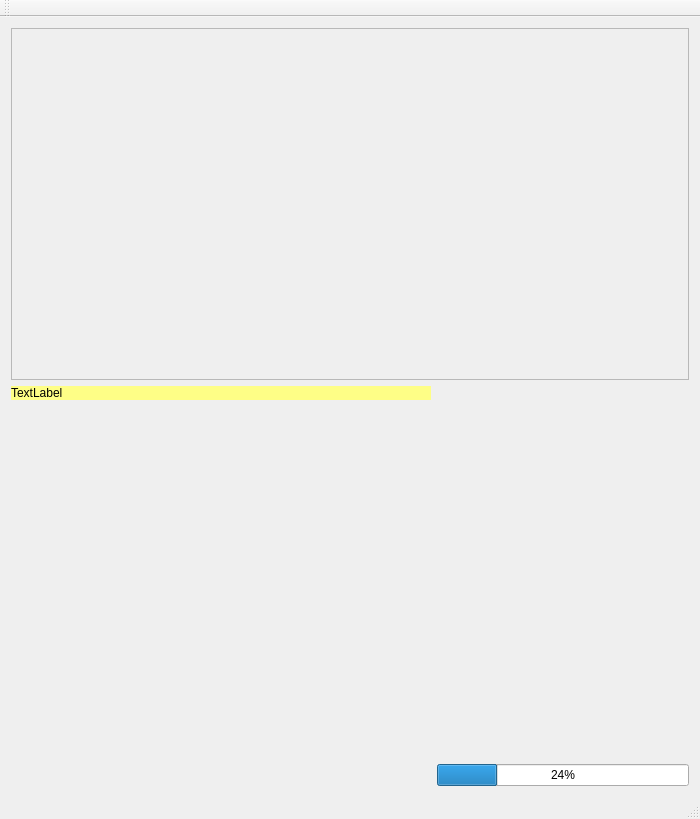
<?xml version="1.0" encoding="UTF-8"?>
<ui version="4.0">
 <class>MainWindow</class>
 <widget class="QMainWindow" name="MainWindow">
  <property name="geometry">
   <rect>
    <x>0</x>
    <y>0</y>
    <width>700</width>
    <height>819</height>
   </rect>
  </property>
  <property name="windowTitle">
   <string/>
  </property>
  <property name="windowIcon">
   <iconset resource="resource.qrc">
    <normaloff>:/favicons/favicon_64x64.ico</normaloff>:/favicons/favicon_64x64.ico</iconset>
  </property>
  <property name="styleSheet">
   <string notr="true"/>
  </property>
  <widget class="QWidget" name="centralWidget">
   <layout class="QVBoxLayout" name="verticalLayout_3">
    <item>
     <widget class="MultiImageScrollArea" name="scrollArea_multiImageWidget">
      <property name="verticalScrollBarPolicy">
       <enum>Qt::ScrollBarAlwaysOff</enum>
      </property>
      <property name="widgetResizable">
       <bool>true</bool>
      </property>
      <widget class="QWidget" name="scrollAreaWidgetContents">
       <property name="geometry">
        <rect>
         <x>0</x>
         <y>0</y>
         <width>680</width>
         <height>342</height>
        </rect>
       </property>
      </widget>
     </widget>
    </item>
    <item>
     <layout class="QHBoxLayout" name="horizontalLayout">
      <item>
       <layout class="QVBoxLayout" name="verticalLayout">
        <item>
         <widget class="QLabel" name="label">
          <property name="styleSheet">
           <string notr="true">color: black;

background-color: rgba(255, 255, 127, 240);</string>
          </property>
          <property name="text">
           <string>TextLabel</string>
          </property>
         </widget>
        </item>
        <item>
         <widget class="ImageWidget" name="singleImageWidget" native="true">
          <property name="minimumSize">
           <size>
            <width>420</width>
            <height>380</height>
           </size>
          </property>
         </widget>
        </item>
       </layout>
      </item>
      <item>
       <layout class="QVBoxLayout" name="verticalLayout_2">
        <item>
         <widget class="FunctionWidget" name="functionWidget" native="true">
          <property name="minimumSize">
           <size>
            <width>0</width>
            <height>232</height>
           </size>
          </property>
         </widget>
        </item>
        <item>
         <widget class="QProgressBar" name="progressBar">
          <property name="value">
           <number>24</number>
          </property>
         </widget>
        </item>
       </layout>
      </item>
     </layout>
    </item>
   </layout>
  </widget>
  <widget class="QMenuBar" name="menuBar">
   <property name="geometry">
    <rect>
     <x>0</x>
     <y>0</y>
     <width>700</width>
     <height>19</height>
    </rect>
   </property>
  </widget>
  <widget class="QToolBar" name="mainToolBar">
   <attribute name="toolBarArea">
    <enum>TopToolBarArea</enum>
   </attribute>
   <attribute name="toolBarBreak">
    <bool>false</bool>
   </attribute>
  </widget>
  <widget class="QStatusBar" name="statusBar"/>
 </widget>
 <layoutdefault spacing="6" margin="11"/>
 <customwidgets>
  <customwidget>
   <class>MultiImageScrollArea</class>
   <extends>QScrollArea</extends>
   <header location="global">multiimagescrollarea.h</header>
   <container>1</container>
  </customwidget>
  <customwidget>
   <class>ImageWidget</class>
   <extends>QWidget</extends>
   <header location="global">imagewidget.h</header>
   <container>1</container>
  </customwidget>
  <customwidget>
   <class>FunctionWidget</class>
   <extends>QWidget</extends>
   <header location="global">functionwidget.h</header>
   <container>1</container>
  </customwidget>
 </customwidgets>
 <resources>
  <include location="resource.qrc"/>
 </resources>
 <connections/>
</ui>
